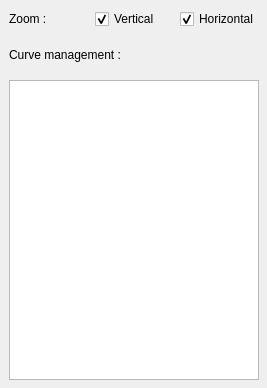
     <widget class="QWidget" name="page_2">
      <property name="geometry">
       <rect>
        <x>0</x>
        <y>0</y>
        <width>267</width>
        <height>388</height>
       </rect>
      </property>
      <attribute name="icon">
       <iconset resource="data_parser_3.qrc">
        <normaloff>:/images/charticon.png</normaloff>:/images/charticon.png</iconset>
      </attribute>
      <attribute name="label">
       <string>Curve Management</string>
      </attribute>
      <widget class="QWidget" name="verticalLayoutWidget_6">
       <property name="geometry">
        <rect>
         <x>9</x>
         <y>9</y>
         <width>251</width>
         <height>371</height>
        </rect>
       </property>
       <layout class="QVBoxLayout" name="verticalLayout_7">
        <item>
         <layout class="QHBoxLayout" name="horizontalLayout_13">
          <item>
           <widget class="QLabel" name="label_13">
            <property name="text">
             <string>Zoom :</string>
            </property>
           </widget>
          </item>
          <item>
           <widget class="QCheckBox" name="checkBoxZoomV">
            <property name="text">
             <string>Vertical</string>
            </property>
            <property name="checked">
             <bool>true</bool>
            </property>
           </widget>
          </item>
          <item>
           <widget class="QCheckBox" name="checkBoxZoomH">
            <property name="text">
             <string>Horizontal</string>
            </property>
            <property name="checkable">
             <bool>true</bool>
            </property>
            <property name="checked">
             <bool>true</bool>
            </property>
           </widget>
          </item>
         </layout>
        </item>
        <item>
         <widget class="QLabel" name="label_8">
          <property name="text">
           <string>Curve management :</string>
          </property>
         </widget>
        </item>
        <item>
         <widget class="QTableWidget" name="table">
          <property name="maximumSize">
           <size>
            <width>250</width>
            <height>300</height>
           </size>
          </property>
          <property name="autoScrollMargin">
           <number>16</number>
          </property>
          <property name="editTriggers">
           <set>QAbstractItemView::AnyKeyPressed|QAbstractItemView::DoubleClicked|QAbstractItemView::EditKeyPressed</set>
          </property>
          <property name="iconSize">
           <size>
            <width>0</width>
            <height>0</height>
           </size>
          </property>
          <property name="showGrid">
           <bool>false</bool>
          </property>
          <property name="gridStyle">
           <enum>Qt::NoPen</enum>
          </property>
          <property name="sortingEnabled">
           <bool>false</bool>
          </property>
          <attribute name="horizontalHeaderVisible">
           <bool>false</bool>
          </attribute>
          <attribute name="horizontalHeaderDefaultSectionSize">
           <number>200</number>
          </attribute>
          <attribute name="verticalHeaderVisible">
           <bool>false</bool>
          </attribute>
          <attribute name="verticalHeaderDefaultSectionSize">
           <number>23</number>
          </attribute>
          <attribute name="verticalHeaderStretchLastSection">
           <bool>false</bool>
          </attribute>
         </widget>
        </item>
       </layout>
      </widget>
     </widget>
